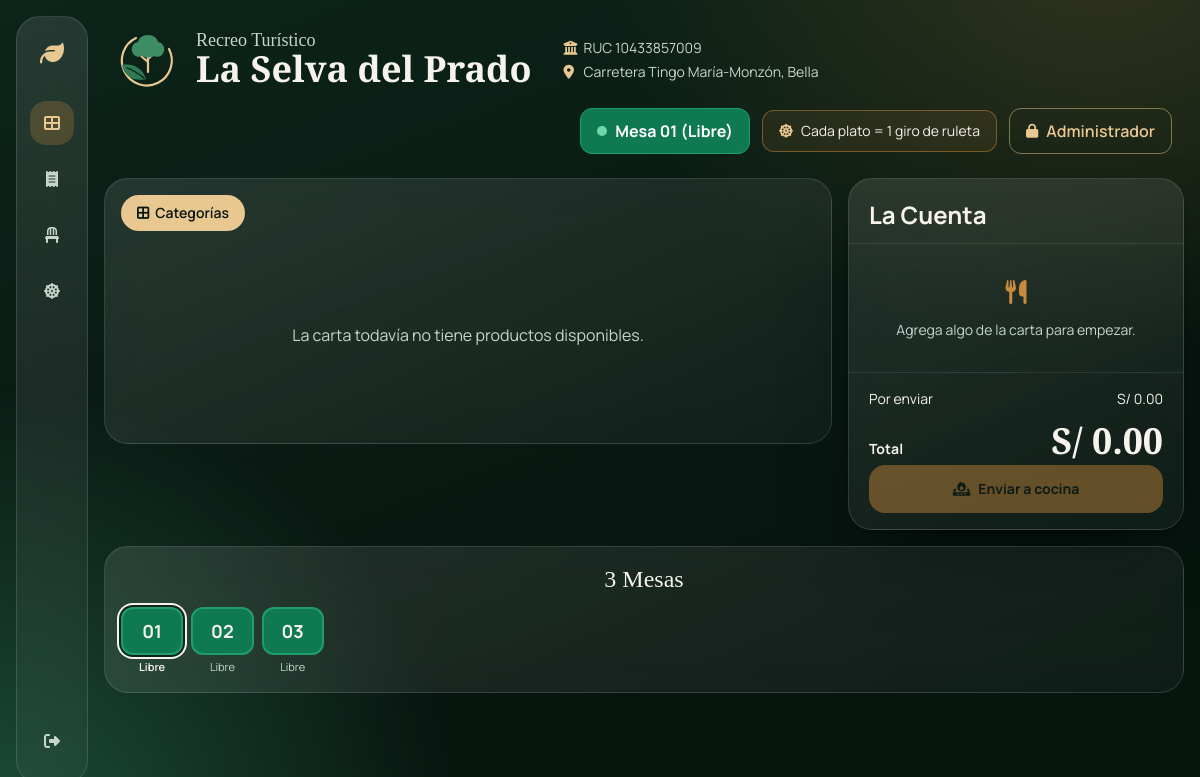
The app's page /carta (signed in) with its own data.
### models.py (models this page shows)
class Mesa(db.Model):
    id = db.Column(db.Integer, primary_key=True)
    numero = db.Column(db.Integer, unique=True, nullable=False)
    password_hash = db.Column(db.String(255), nullable=False)
    pedidos = db.relationship('Pedido', backref='mesa_asignada', lazy=True)

### app.py (the view)
@app.route('/carta')
def ver_carta():
    if 'mesa_id' not in session:
        return redirect(url_for('login_mesa'))
    platos_comida = Plato.query.filter_by(categoria='Comida', disponible=True).all()
    platos_bebida = Plato.query.filter_by(categoria='Bebida', disponible=True).all()
    platos_golosinas = Plato.query.filter_by(categoria='Golosinas', disponible=True).all()
    platos_piscina = Plato.query.filter_by(categoria='Piscina', disponible=True).all()
    return render_template('index.html',
                           mesa_numero=session.get('mesa_numero'),
                           comidas=platos_comida,
                           bebidas=platos_bebida,
                           golosinas=platos_golosinas,
                           piscina=platos_piscina,
                           mesas=Mesa.query.order_by(Mesa.numero).all(),
                           pedido_actual=Pedido.query.filter_by(mesa_id=session['mesa_id'], estado='Pendiente').first(),
                           ruleta=estado_ruleta(session['mesa_id']))

### ruleta.py (called while the page is built, shortened)
def _pedido_abierto(mesa_id):
    return Pedido.query.filter_by(mesa_id=mesa_id, estado='Pendiente').first()

def estado_ruleta(mesa_id):
    pedido = _pedido_abierto(mesa_id)
    if pedido is None:
        return {'disponibles': 0, 'ganados': [], 'platos': 0}

### templates/index.html (shortened to what this page needs)
<!DOCTYPE html>
<html lang="es">
<head>
    {% include '_theme.html' %}
</head>
<body class="selva-bg min-h-screen text-hueso font-sans antialiased overflow-x-hidden">
{% set abierta = pedido_actual is not none %}
<div class="flex gap-4 p-3 sm:p-4 pb-28 lg:pb-4 max-w-[110rem] mx-auto">
    <nav aria-label="Principal" class="glass hidden md:flex flex-col items-center gap-3 w-[4.5rem] shrink-0 rounded-3xl py-5 sticky top-4 h-[calc(100vh-2rem)]">
        <i class="fa-solid fa-leaf text-2xl text-ambar-300 mb-5" aria-hidden="true"></i>
        <a href="#carta" title="Carta" aria-label="Carta" class="w-11 h-11 grid place-items-center rounded-2xl bg-ambar-500/25 text-ambar-300 transition hover:bg-ambar-500/40"><i class="fa-solid fa-table-cells-large" aria-hidden="true"></i></a>
        <a href="#cuenta" title="La cuenta" aria-label="La cuenta" class="w-11 h-11 grid place-items-center rounded-2xl text-selva-200 transition hover:bg-white/10 hover:text-hueso"><i class="fa-solid fa-receipt" aria-hidden="true"></i></a>
        <a href="#mesas" title="Mesas" aria-label="Mesas" class="w-11 h-11 grid place-items-center rounded-2xl text-selva-200 transition hover:bg-white/10 hover:text-hueso"><i class="fa-solid fa-chair" aria-hidden="true"></i></a>
        <a href="{{ url_for('ruleta.vista') }}" title="Ruleta de la Suerte" aria-label="Ruleta de la Suerte ({{ ruleta.disponibles }} giros)" class="relative w-11 h-11 grid place-items-center rounded-2xl text-selva-200 transition hover:bg-white/10 hover:text-hueso"><i class="fa-solid fa-dharmachakra" aria-hidden="true"></i></a>
        <a href="/logout" title="Salir de la mesa" aria-label="Salir de la mesa" class="mt-auto w-11 h-11 grid place-items-center rounded-2xl text-selva-200 transition hover:bg-alerta/70 hover:text-white"><i class="fa-solid fa-right-from-bracket" aria-hidden="true"></i></a>
    </nav>
    <div class="flex-1 min-w-0">
        <header class="flex flex-wrap items-center gap-x-8 gap-y-4 px-1 sm:px-3 py-3">
            <div class="flex items-center gap-4">
                {% with logo_class='w-14 h-14 sm:w-16 sm:h-16 shrink-0' %}{% include '_logo.html' %}{% endwith %}
                <div>
                    <p class="font-display text-lg leading-none text-selva-200">Recreo Turístico</p>
                    <p class="font-display text-3xl sm:text-4xl font-semibold leading-tight">La Selva del Prado</p>
                </div>
            </div>
            <div class="text-sm text-selva-200 space-y-1">
                <p><i class="fa-solid fa-building-columns w-5 text-ambar-300" aria-hidden="true"></i>RUC 10433857009</p>
                <p><i class="fa-solid fa-location-dot w-5 text-ambar-300" aria-hidden="true"></i>Carretera Tingo María-Monzón, Bella</p>
            </div>
            <div class="flex flex-wrap items-center gap-3 ml-auto">
                <span class="inline-flex items-center gap-2 rounded-xl font-bold px-4 py-2.5 border {{ 'bg-ambar-700 border-ambar-500 text-hueso' if abierta else 'bg-esmeralda-700 border-esmeralda-500 text-white' }}">
                    <span class="w-2.5 h-2.5 rounded-full {{ 'bg-ambar-300' if abierta else 'bg-esmeralda-300' }}"></span>
                    Mesa {{ "%02d"|format(mesa_numero) }} ({{ 'Ocupada' if abierta else 'Libre' }})
                </span>
                {% if ruleta.disponibles %}
                <a href="{{ url_for('ruleta.vista') }}" class="brillo inline-flex items-center gap-2 rounded-xl bg-ambar-500 text-selva-950 font-bold px-4 py-2.5 hover:bg-ambar-300 focus:outline-none focus-visible:ring-2 focus-visible:ring-hueso"><i class="fa-solid fa-dharmachakra" aria-hidden="true"></i>¡Girar la ruleta! ({{ ruleta.disponibles }})</a>
                {% else %}
                <a href="{{ url_for('ruleta.vista') }}" class="inline-flex items-center gap-2 rounded-xl border border-ambar-500/50 bg-ambar-500/10 px-4 py-2.5 text-sm hover:bg-ambar-500/20 transition" title="Ruleta de la Suerte"><i class="fa-solid fa-dharmachakra text-ambar-300" aria-hidden="true"></i>Cada plato = 1 giro de ruleta</a>
                {% endif %}
                <a href="/admin" class="inline-flex items-center gap-2 rounded-xl border border-ambar-300/50 text-ambar-300 font-semibold px-4 py-2.5 hover:bg-ambar-300/10 transition focus:outline-none focus-visible:ring-2 focus-visible:ring-ambar-300"><i class="fa-solid fa-lock text-sm" aria-hidden="true"></i>Administrador</a>
            </div>
        </header>
        <div class="grid gap-4 mt-3 lg:grid-cols-[minmax(0,1fr)_21rem] xl:grid-cols-[minmax(0,1fr)_20rem_10.5rem] items-start">
            <main id="carta" class="glass rounded-3xl p-4 min-w-0 scroll-mt-4">
                <div class="flex gap-2 overflow-x-auto scroll-fino pb-3" role="group" aria-label="Categorías">
                    <button type="button" data-filtro="todas" aria-pressed="true" class="chip shrink-0 rounded-full px-4 py-2 text-sm font-semibold transition"><i class="fa-solid fa-border-all mr-1.5" aria-hidden="true"></i>Categorías</button>
                </div>
                {% if not (comidas or bebidas or golosinas or piscina) %}
                <p class="py-20 text-center text-selva-200">La carta todavía no tiene productos disponibles.</p>
                {% endif %}
            </main>
            <aside id="cuenta" aria-label="La cuenta" class="glass rounded-3xl shadow-alta flex flex-col lg:sticky lg:top-4 lg:max-h-[calc(100vh-2rem)] scroll-mt-4">
                <div class="px-5 pt-5 pb-3 border-b border-white/10">
                    <h2 class="font-bold text-2xl">La Cuenta</h2>
                </div>
                <div class="overflow-y-auto scroll-fino flex-1 px-5 min-h-[6rem]">
                    {% if abierta %}
                    <div class="pt-3 pb-1">
                        <p class="text-[11px] font-bold tracking-[.2em] uppercase text-esmeralda-300">Ya en cocina</p>
                        <ul class="divide-y divide-white/10">
                            {% for detalle in pedido_actual.detalles %}
                            <li class="flex items-center gap-3 py-2.5 text-sm">
                                <span class="font-bold text-ambar-300 w-7 shrink-0">{{ detalle.cantidad }}×</span>
                                <span class="flex-1 min-w-0"><span class="block font-semibold truncate">{{ detalle.plato.nombre if detalle.plato else 'Producto eliminado' }}</span><span class="text-xs text-selva-200">{{ detalle.hora_pedido.strftime('%I:%M %p') }}</span></span>
                                <span class="whitespace-nowrap">S/ {{ "%.2f"|format(detalle.cantidad * detalle.precio_unitario) }}</span>
                            </li>
                            {% endfor %}
                        </ul>
                    </div>
                    {% else %}
                    <p id="cuenta-vacia" class="py-8 text-center text-sm text-selva-200"><i class="fa-solid fa-utensils block text-2xl text-ambar-500 mb-3" aria-hidden="true"></i>Agrega algo de la carta para empezar.</p>
                    {% endif %}
                </div>
                <div class="px-5 py-4 border-t border-white/10 space-y-1.5 text-sm">
                    <div class="flex justify-between"><span>Por enviar</span><span id="subtotal">S/ 0.00</span></div>
                    <div class="flex items-baseline justify-between pt-2"><span class="font-bold">Total</span><span id="total" class="font-display text-4xl font-semibold leading-none">S/ {{ "%.2f"|format(pedido_actual.total if abierta else 0) }}</span></div>
                    <button type="submit" form="form-pedidos" id="btn-enviar" disabled class="brillo mt-3 w-full rounded-2xl bg-ambar-500 text-selva-950 font-bold py-3.5 hover:bg-ambar-300 focus:outline-none focus-visible:ring-4 focus-visible:ring-hueso"><i class="fa-solid fa-fire-burner mr-2" aria-hidden="true"></i>Enviar a cocina</button>
                </div>
            </aside>
            <aside id="mesas" aria-label="Mesas" class="glass rounded-3xl p-4 lg:col-span-2 xl:col-span-1 xl:sticky xl:top-4 xl:max-h-[calc(100vh-2rem)] overflow-y-auto scroll-fino scroll-mt-4">
                <h2 class="font-display text-2xl text-center mb-3">{{ mesas|length }} Mesas</h2>
                <div class="grid grid-cols-[repeat(auto-fill,minmax(3.75rem,1fr))] xl:grid-cols-2 gap-x-2 gap-y-3">
                    {% for mesa in mesas %}
                    {% set ocupada = mesa.pedidos | selectattr("estado", "equalto", "Pendiente") | list %}
                    {% set clases = 'bg-ambar-700 border-ambar-500' if ocupada else 'bg-esmeralda-700 border-esmeralda-500' %}
                    {% if mesa.numero == mesa_numero %}
                    <div class="text-center" aria-current="true">
                        <span class="block rounded-xl border-2 font-bold text-lg py-2 ring-2 ring-hueso ring-offset-2 ring-offset-selva-900 {{ clases }}">{{ "%02d"|format(mesa.numero) }}</span>
                        <span class="block text-[11px] mt-1 font-semibold">{{ 'Ocupada' if ocupada else 'Libre' }}</span>
                    </div>
                    {% else %}
                    <a href="/login-mesa?mesa={{ mesa.numero }}" title="Abrir Mesa {{ mesa.numero }}" class="text-center group focus:outline-none">
                        <span class="block rounded-xl border-2 font-bold text-lg py-2 transition group-hover:-translate-y-0.5 group-hover:brightness-125 group-focus-visible:ring-2 group-focus-visible:ring-hueso {{ clases }}">{{ "%02d"|format(mesa.numero) }}</span>
                        <span class="block text-[11px] mt-1 text-selva-200">{{ 'Ocupada' if ocupada else 'Libre' }}</span>
                    </a>
                    {% endif %}
                    {% endfor %}
                </div>
            </aside>
        </div>
    </div>
</div>
</body>
</html>

### templates/_theme.html (style rules this page uses)
html { scroll-behavior: smooth; }
.selva-bg { background-color: #07150f; background-image: radial-gradient(ellipse 60% 70% at 92% -5%, rgba(201,138,60,.2), transparent 70%), radial-gradient(ellipse 55% 80% at 0% 105%, rgba(37,97,72,.75), transparent 70%), linear-gradient(160deg, #0c241a, #07150f 70%); background-attachment: fixed; }
.glass { background: linear-gradient(155deg, rgba(255,255,255,.11), rgba(255,255,255,.035)); border: 1px solid rgba(255,255,255,.13); backdrop-filter: blur(16px); -webkit-backdrop-filter: blur(16px); }
.brillo { position: relative; overflow: hidden; transition: transform .25s, box-shadow .25s, background-color .25s; }
.brillo::after { content: ""; position: absolute; inset: 0 auto 0 -60%; width: 45%; transform: skewX(-20deg); background: linear-gradient(90deg, transparent, rgba(255,255,255,.45), transparent); transition: left .7s ease; }
.brillo:disabled { opacity: .45; cursor: not-allowed; transform: none; }
.brillo:disabled::after { display: none; }

### templates/index.html (style rules this page uses)
.scroll-fino { scrollbar-width: thin; scrollbar-color: rgba(232,199,144,.4) transparent; }

### records on screen
Mesa: numero "01", value "Libre"
Mesa: numero "02", value "Libre"
Mesa: numero "03", value "Libre"

### other values on screen
{{ "%02d"|format(mesa_numero) }} "01"
{{ 'Ocupada' if abierta else 'Libre' }} "Libre"
{{ mesas|length }} "3"
